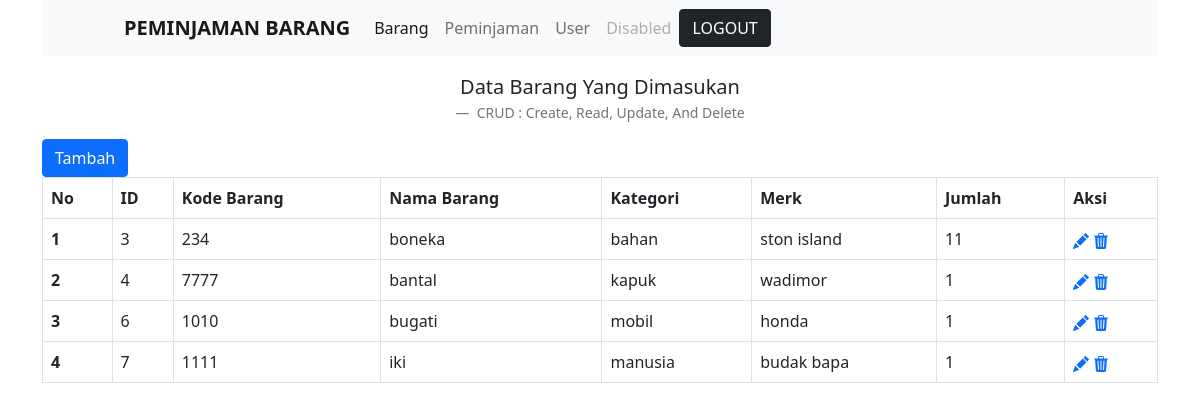
Screenshot of /barang.php with the database file from the repository.
### tables this page shows
CREATE TABLE `barang` (
  `id` int(11) NOT NULL,
  `kode_brg` varchar(225) NOT NULL,
  `nama_brg` varchar(225) NOT NULL,
  `kategori` varchar(225) NOT NULL,
  `merk` varchar(225) NOT NULL,
  `jumlah` int(225) NOT NULL
);

### barang.php (the view, shortened to what this page needs)
<!doctype html>
<?php
include 'cek_barang.php';
?>
<html lang="en">
<head>
    <link href="https://cdn.jsdelivr.net/npm/bootstrap@5.0.2/dist/css/bootstrap.min.css" rel="stylesheet"
>
</head>
<body>
    <div class="container">
        <nav class="navbar navbar-expand-lg navbar-light bg-light">
            <div class="container-fluid">
                <a class="navbar-brand" href="Home" style="padding-start: 100px;"><strong>PEMINJAMAN BARANG</strong></a>
                <div class="collapse navbar-collapse" id="navbarNav">
                    <ul class="navbar-nav">
                        <li class="nav-item">
                            <a class="nav-link active" aria-current="page" href="barang.php">Barang</a>
                        </li>
                        <li class="nav-item">
                            <a class="nav-link" href="peminjaman.php">Peminjaman</a>
                        </li>
                        <li class="nav-item">
                            <a class="nav-link" href="user.php">User</a>
                        </li>
                        <li class="nav-item">
                            <a class="nav-link disabled" href="#" tabindex="-1" aria-disabled="true">Disabled</a>
                        </li>
                    </ul>
                    <div class="btn-group">
                        <a href="logout.php" class="btn btn-dark">LOGOUT</a>
                    </div>
                </div>
            </div>
        </nav>
        <figure class="text-center mt-3">
            <blockquote class="blockquote">
                <p>Data Barang Yang Dimasukan</p>
            </blockquote>
            <figcaption class="blockquote-footer">
                CRUD : Create, Read, Update, And Delete <cite title="Source Title"></cite>
            </figcaption>
        </figure>
        <a href="tambah.php" type="button"  class="btn btn-primary">Tambah</a>
        <table class="table table-hover table-bordered">
            <thead>
                <tr>
                    <th scope="col">No</th>
                    <th scope="col">ID</th>
                    <th scope="col">Kode Barang</th>
                    <th scope="col">Nama Barang</th>
                    <th scope="col">Kategori</th>
                    <th scope="col">Merk</th>
                    <th scope="col">Jumlah</th>
                    <th scope="col">Aksi</th>
                </tr>
            </thead>
            <tbody>
                <?php
                $query = "SELECT * FROM barang";
                $sql = mysqli_query($konek, $query);
                $no = 1;
                while ($data = mysqli_fetch_array($sql)) {
                    ?>
                    <tr>
                        <th scope="row">
                            <?php echo $no ?>
                        </th>
                        <td>
                            <?php echo $data['id']; ?>
                        </td>
                        <td>
                            <?php echo $data['kode_brg']; ?>
                        </td>
                        <td>
                            <?php echo $data['nama_brg']; ?>
                        </td>
                        <td>
                            <?php echo $data['kategori']; ?>
                        </td>
                        <td>
                            <?php echo $data['merk']; ?>
                        </td>
                        <td>
                            <?php echo $data['jumlah']; ?>
                        </td>
                        <td> <a href="edit.php?id=<?php echo $data['id'];?>"></a>
                            <a href="delet.php?id=<?php echo $data['id'];?>">
                        </td>
                    </tr>
                    <?php
                    $no++;
                } ?>
            </tbody>
        </table>
    </div>
</body>
</html>

### rows the page displays
barang: id "3", kode_brg "234", nama_brg "boneka", kategori "bahan", merk "ston island", jumlah "11"
barang: id "4", kode_brg "7777", nama_brg "bantal", kategori "kapuk", merk "wadimor", jumlah "1"
barang: id "6", kode_brg "1010", nama_brg "bugati", kategori "mobil", merk "honda", jumlah "1"
barang: id "7", kode_brg "1111", nama_brg "iki", kategori "manusia", merk "budak bapa", jumlah "1"
